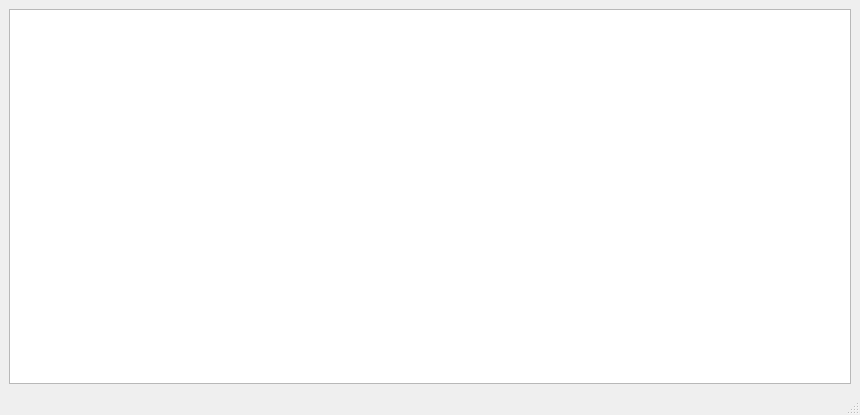
<?xml version="1.0" encoding="UTF-8"?>
<ui version="4.0">
 <class>MainWindow</class>
 <widget class="QMainWindow" name="MainWindow">
  <property name="geometry">
   <rect>
    <x>0</x>
    <y>0</y>
    <width>860</width>
    <height>415</height>
   </rect>
  </property>
  <property name="windowTitle">
   <string>UrlCollector</string>
  </property>
  <widget class="QWidget" name="centralwidget">
   <property name="sizePolicy">
    <sizepolicy hsizetype="Expanding" vsizetype="Expanding">
     <horstretch>0</horstretch>
     <verstretch>0</verstretch>
    </sizepolicy>
   </property>
   <layout class="QVBoxLayout" name="verticalLayout_2">
    <item>
     <layout class="QVBoxLayout" name="verticalLayout">
      <property name="sizeConstraint">
       <enum>QLayout::SetMaximumSize</enum>
      </property>
      <item>
       <widget class="QListWidget" name="listWidget">
        <property name="sizePolicy">
         <sizepolicy hsizetype="Expanding" vsizetype="Expanding">
          <horstretch>0</horstretch>
          <verstretch>0</verstretch>
         </sizepolicy>
        </property>
       </widget>
      </item>
     </layout>
    </item>
   </layout>
  </widget>
  <widget class="QMenuBar" name="menubar">
   <property name="geometry">
    <rect>
     <x>0</x>
     <y>0</y>
     <width>860</width>
     <height>40</height>
    </rect>
   </property>
  </widget>
  <widget class="QStatusBar" name="statusbar"/>
 </widget>
 <resources/>
 <connections/>
</ui>
